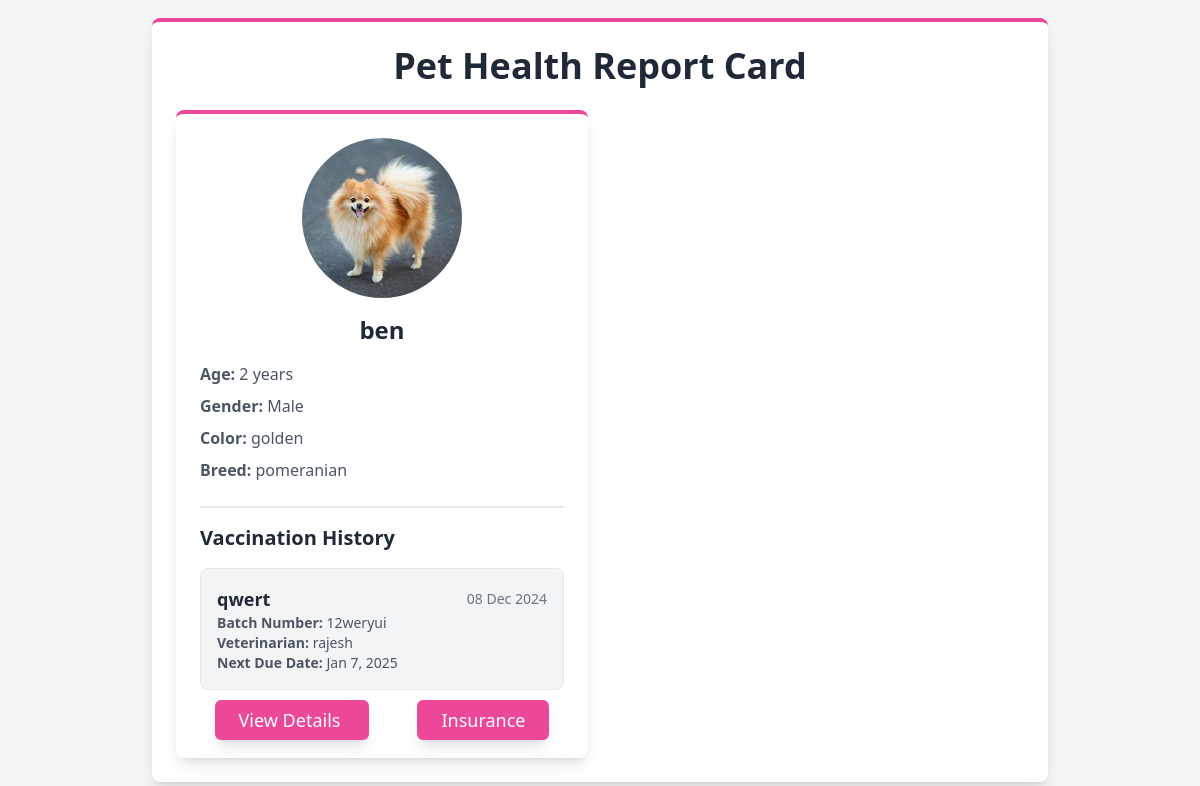
Screenshot of /mypet/ (signed in) with the database file from the repository.
### petapp/models.py (models this page shows, shortened)
class UserPet(models.Model):
    name = models.CharField(max_length=100)
    age = models.IntegerField()
    gender = models.CharField(max_length=50, choices=[('Male', 'Male'), ('Female', 'Female')])
    color = models.CharField(max_length=100)
    breed = models.CharField(max_length=100)
    image = models.ImageField(upload_to='pet_image/')
    owner = models.ForeignKey(User, on_delete=models.CASCADE, related_name="pets")  # Link to User
    qr_code = models.ImageField(upload_to='qr_codes/', blank=True, null=True)

class Vaccinations(models.Model):
    pet = models.ForeignKey(UserPet, on_delete=models.CASCADE, related_name="vaccinations")
    vaccine_name = models.CharField(max_length=100)
    batch_number = models.CharField(max_length=100)
    veterinarian = models.CharField(max_length=100)
    date_administered =models.DateTimeField(auto_now_add=True)
    next_due_date = models.DateTimeField(auto_now_add=True)

### petapp/views.py (the view)
# urls.py: path('mypet/', views.mypet, name='mypet'),
def mypet(request):
    email=request.session.get('email')
    user = get_object_or_404(User, email=email)
    pets = UserPet.objects.filter(owner=user)  # Filter pets belonging to the logged-in user
    return render(request, 'vaccinations.html', {'pets': pets})

### petapp/templates/vaccinations.html (shortened to what this page needs)
<!DOCTYPE html>
<html lang="en">
<head>
    <script src="https://cdn.tailwindcss.com"></script>
    <link rel="stylesheet" href="https://cdnjs.cloudflare.com/ajax/libs/font-awesome/6.0.0-beta3/css/all.min.css">
</head>
<body class="bg-gray-100 font-sans flex items-center justify-center min-h-screen">
    <div class="w-full max-w-4xl mx-auto p-6 bg-white rounded-lg shadow-lg border-t-4 border-pink-500">
        <h1 class="text-4xl font-bold text-gray-800 mb-6 text-center">Pet Health Report Card</h1>
        <div class="grid grid-cols-1 sm:grid-cols-2 md:grid-cols-2 lg:grid-cols-2 gap-6">
            {% for pet in pets %}
            <div class="bg-white rounded-lg shadow-lg p-6 border-t-4 border-pink-500">
                <div class="text-center">
                    <img src="{{ pet.image.url }}" alt="{{ pet.name }}" class="h-40 w-40 object-cover rounded-full mx-auto mb-4">
                    <h2 class="text-2xl font-semibold text-gray-800">{{ pet.name }}</h2>
                </div>
                <div class="mt-4 space-y-2">
                    <p class="text-gray-600"><strong>Age:</strong> {{ pet.age }} years</p>
                    <p class="text-gray-600"><strong>Gender:</strong> {{ pet.gender }}</p>
                    <p class="text-gray-600"><strong>Color:</strong> {{ pet.color }}</p>
                    <p class="text-gray-600"><strong>Breed:</strong> {{ pet.breed }}</p>
                </div>
                <div class="mt-6 border-t-2 pt-4">
                    <h3 class="text-xl font-semibold text-gray-800 mb-4">Vaccination History</h3>
                    {% with pet.vaccinations.all as pet_vaccinations %}
                    {% if pet_vaccinations %}
                        <div class="space-y-4">
                            {% for vaccination in pet_vaccinations %}
                            <div class="bg-gray-100 p-4 rounded-lg border">
                                <div class="flex justify-between items-center">
                                    <span class="text-lg font-semibold text-gray-800">{{ vaccination.vaccine_name }}</span>
                                    <span class="text-sm text-gray-500">{{ vaccination.date_administered|date:"d M Y" }}</span>
                                </div>
                                <div class="text-sm text-gray-600">
                                    <p><strong>Batch Number:</strong> {{ vaccination.batch_number }}</p>
                                    <p><strong>Veterinarian:</strong> {{ vaccination.veterinarian }}</p>
                                    <p><strong>Next Due Date:</strong> <span class="next-due-date" data-date="{{ vaccination.date_administered|date:'Y-m-d' }}"></span></p>
                                </div>
                            </div>
                            {% endfor %}
                        </div>
                    {% else %}
                        <p class="text-gray-500">No vaccination records found for {{ pet.name }}.</p>
                    {% endif %}
                    {% endwith %}
                </div>
                <div class="mt-4 text-center">
                    <a href="{% url 'pet_detail' pet.id %}"
                       class="text-white bg-pink-500 hover:bg-pink-600 px-6 py-2 rounded-md shadow-lg text-lg">
                        View Details
                    </a>ㅤㅤㅤ
                    <a href="{% url 'pet_insurance_view' pet.id %}"
                    class="text-white bg-pink-500 hover:bg-pink-600 px-6 py-2 rounded-md shadow-lg text-lg">
                     Insurance
                 </a>
                </div>
            </div>
            {% endfor %}
        </div>
    </div>
</body>
</html>

### rows the page displays
UserPet: image (picture), name "ben", age "2", gender "Male", color "golden", breed "pomeranian"
Vaccinations: vaccine_name "qwert", date_administered "08 Dec 2024", batch_number "12weryui", veterinarian "rajesh"
